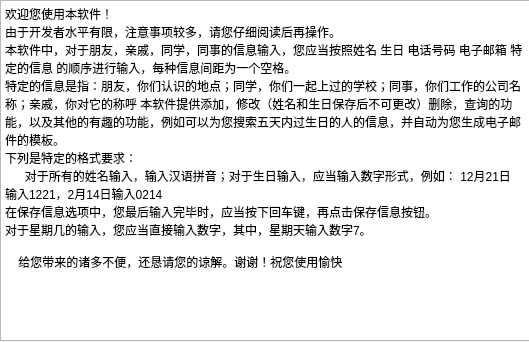
<?xml version="1.0" encoding="UTF-8"?>
<ui version="4.0">
 <class>Help</class>
 <widget class="QDialog" name="Help">
  <property name="geometry">
   <rect>
    <x>0</x>
    <y>0</y>
    <width>529</width>
    <height>342</height>
   </rect>
  </property>
  <property name="windowTitle">
   <string>使用帮助</string>
  </property>
  <widget class="QTextBrowser" name="textBrowser">
   <property name="geometry">
    <rect>
     <x>0</x>
     <y>0</y>
     <width>531</width>
     <height>341</height>
    </rect>
   </property>
   <property name="html">
    <string>&lt;!DOCTYPE HTML PUBLIC &quot;-//W3C//DTD HTML 4.0//EN&quot; &quot;http://www.w3.org/TR/REC-html40/strict.dtd&quot;&gt;
&lt;html&gt;&lt;head&gt;&lt;meta name=&quot;qrichtext&quot; content=&quot;1&quot; /&gt;&lt;style type=&quot;text/css&quot;&gt;
p, li { white-space: pre-wrap; }
&lt;/style&gt;&lt;/head&gt;&lt;body style=&quot; font-family:'SimSun'; font-size:9pt; font-weight:400; font-style:normal;&quot;&gt;
&lt;p style=&quot; margin-top:0px; margin-bottom:0px; margin-left:0px; margin-right:0px; -qt-block-indent:0; text-indent:0px;&quot;&gt;&lt;span style=&quot; font-family:'微软雅黑'; color:#000000;&quot;&gt;欢迎您使用本软件！&lt;/span&gt;&lt;/p&gt;
&lt;p style=&quot; margin-top:0px; margin-bottom:0px; margin-left:0px; margin-right:0px; -qt-block-indent:0; text-indent:0px;&quot;&gt;&lt;span style=&quot; font-family:'微软雅黑'; color:#000000;&quot;&gt;由于开发者水平有限，注意事项较多，请您仔细阅读后再操作。&lt;/span&gt;&lt;/p&gt;
&lt;p style=&quot; margin-top:0px; margin-bottom:0px; margin-left:0px; margin-right:0px; -qt-block-indent:0; text-indent:0px;&quot;&gt;&lt;span style=&quot; font-family:'微软雅黑'; color:#000000;&quot;&gt;本软件中，对于朋友，亲戚，同学，同事的信息输入，您应当按照姓名 生日 电话号码 电子邮箱 特定的信息 的顺序进行输入，每种信息间距为一个空格。&lt;/span&gt;&lt;/p&gt;
&lt;p style=&quot; margin-top:0px; margin-bottom:0px; margin-left:0px; margin-right:0px; -qt-block-indent:0; text-indent:0px;&quot;&gt;&lt;span style=&quot; font-family:'微软雅黑'; color:#000000;&quot;&gt;特定的信息是指：朋友，你们认识的地点；同学，你们一起上过的学校；同事，你们工作的公司名称；亲戚，你对它的称呼 本软件提供添加，修改（姓名和生日保存后不可更改）删除，查询的功能，以及其他的有趣的功能，例如可以为您搜索五天内过生日的人的信息，并自动为您生成电子邮件的模板。&lt;/span&gt;&lt;/p&gt;
&lt;p style=&quot; margin-top:0px; margin-bottom:0px; margin-left:0px; margin-right:0px; -qt-block-indent:0; text-indent:0px;&quot;&gt;&lt;span style=&quot; font-family:'微软雅黑'; color:#000000;&quot;&gt;下列是特定的格式要求：&lt;/span&gt;&lt;/p&gt;
&lt;p style=&quot; margin-top:0px; margin-bottom:0px; margin-left:0px; margin-right:0px; -qt-block-indent:0; text-indent:0px;&quot;&gt;&lt;span style=&quot; font-family:'微软雅黑'; color:#000000;&quot;&gt;      对于所有的姓名输入，输入汉语拼音；对于生日输入，应当输入数字形式，例如： 12月21日 输入1221，2月14日输入0214&lt;/span&gt;&lt;/p&gt;
&lt;p style=&quot; margin-top:0px; margin-bottom:0px; margin-left:0px; margin-right:0px; -qt-block-indent:0; text-indent:0px;&quot;&gt;&lt;span style=&quot; font-family:'微软雅黑'; color:#000000;&quot;&gt;在保存信息选项中，您最后输入完毕时，应当按下回车键，再点击保存信息按钮。&lt;/span&gt;&lt;/p&gt;
&lt;p style=&quot; margin-top:0px; margin-bottom:0px; margin-left:0px; margin-right:0px; -qt-block-indent:0; text-indent:0px;&quot;&gt;&lt;span style=&quot; font-family:'微软雅黑'; color:#000000;&quot;&gt;对于星期几的输入，您应当直接输入数字，其中，星期天输入数字7。&lt;/span&gt;&lt;/p&gt;
&lt;p style=&quot;-qt-paragraph-type:empty; margin-top:0px; margin-bottom:0px; margin-left:0px; margin-right:0px; -qt-block-indent:0; text-indent:0px; font-family:'微软雅黑'; color:#000000;&quot;&gt;&lt;br /&gt;&lt;/p&gt;
&lt;p style=&quot; margin-top:0px; margin-bottom:0px; margin-left:0px; margin-right:0px; -qt-block-indent:0; text-indent:0px;&quot;&gt;&lt;span style=&quot; font-family:'微软雅黑'; color:#000000;&quot;&gt;    给您带来的诸多不便，还恳请您的谅解。谢谢！祝您使用愉快&lt;/span&gt;&lt;/p&gt;&lt;/body&gt;&lt;/html&gt;</string>
   </property>
  </widget>
 </widget>
 <resources/>
 <connections/>
</ui>
